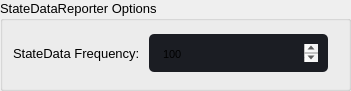
                                 <widget class="QGroupBox" name="State_Data_Reporter_Options_groupBox">
                                  <property name="geometry">
                                   <rect>
                                    <x>9</x>
                                    <y>400</y>
                                    <width>351</width>
                                    <height>91</height>
                                   </rect>
                                  </property>
                                  <property name="font">
                                   <font>
                                    <family>Segoe UI</family>
                                    <pointsize>10</pointsize>
                                   </font>
                                  </property>
                                  <property name="styleSheet">
                                   <string notr="true">QWidget:disabled {
  background-color: #19232D;
  color: #787878;
  selection-background-color: #14506E;
  selection-color: #787878;
}</string>
                                  </property>
                                  <property name="title">
                                   <string>StateDataReporter Options</string>
                                  </property>
                                  <widget class="QWidget" name="horizontalLayoutWidget_8">
                                   <property name="geometry">
                                    <rect>
                                     <x>10</x>
                                     <y>30</y>
                                     <width>321</width>
                                     <height>46</height>
                                    </rect>
                                   </property>
                                   <layout class="QHBoxLayout" name="horizontalLayout_15">
                                    <property name="leftMargin">
                                     <number>3</number>
                                    </property>
                                    <property name="topMargin">
                                     <number>4</number>
                                    </property>
                                    <property name="rightMargin">
                                     <number>3</number>
                                    </property>
                                    <property name="bottomMargin">
                                     <number>4</number>
                                    </property>
                                    <item>
                                     <widget class="QLabel" name="label_26">
                                      <property name="sizePolicy">
                                       <sizepolicy hsizetype="Expanding" vsizetype="Expanding">
                                        <horstretch>0</horstretch>
                                        <verstretch>0</verstretch>
                                       </sizepolicy>
                                      </property>
                                      <property name="font">
                                       <font>
                                        <family>Segoe UI</family>
                                        <pointsize>10</pointsize>
                                       </font>
                                      </property>
                                      <property name="text">
                                       <string>StateData Frequency: </string>
                                      </property>
                                     </widget>
                                    </item>
                                    <item>
                                     <widget class="QTextEdit" name="StateData_frequency_textEdit">
                                      <property name="minimumSize">
                                       <size>
                                        <width>0</width>
                                        <height>38</height>
                                       </size>
                                      </property>
                                      <property name="sizeIncrement">
                                       <size>
                                        <width>0</width>
                                        <height>38</height>
                                       </size>
                                      </property>
                                      <property name="styleSheet">
                                       <string notr="true">QTextEdit {
	background-color: rgb(27, 29, 35);
	border-radius: 5px;
	padding: 10px;
}
QTextEdit:hover {
	border: 2px solid rgb(64, 71, 88);
}
QTextEdit:focus {
	border: 2px solid rgb(91, 101, 124);
}</string>
                                      </property>
                                      <property name="html">
                                       <string>&lt;!DOCTYPE HTML PUBLIC &quot;-//W3C//DTD HTML 4.0//EN&quot; &quot;http://www.w3.org/TR/REC-html40/strict.dtd&quot;&gt;
&lt;html&gt;&lt;head&gt;&lt;meta name=&quot;qrichtext&quot; content=&quot;1&quot; /&gt;&lt;style type=&quot;text/css&quot;&gt;
p, li { white-space: pre-wrap; }
&lt;/style&gt;&lt;/head&gt;&lt;body style=&quot; font-family:'MS Shell Dlg 2'; font-size:8.25pt; font-weight:400; font-style:normal;&quot;&gt;
&lt;p style=&quot; margin-top:0px; margin-bottom:0px; margin-left:0px; margin-right:0px; -qt-block-indent:0; text-indent:0px;&quot;&gt;100&lt;/p&gt;&lt;/body&gt;&lt;/html&gt;</string>
                                      </property>
                                     </widget>
                                    </item>
                                   </layout>
                                  </widget>
                                 </widget>
